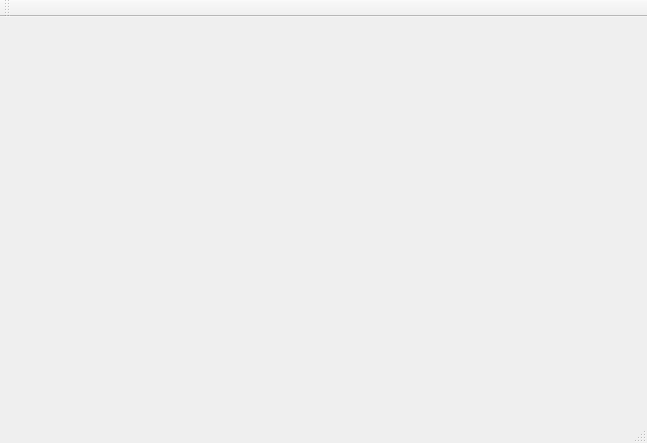
<?xml version="1.0" encoding="UTF-8"?>
<ui version="4.0">
 <class>MainWindow</class>
 <widget class="QMainWindow" name="MainWindow">
  <property name="geometry">
   <rect>
    <x>0</x>
    <y>0</y>
    <width>647</width>
    <height>443</height>
   </rect>
  </property>
  <property name="windowTitle">
   <string>MainWindow</string>
  </property>
  <widget class="QWidget" name="centralWidget">
   <widget class="QWidget" name="verticalLayoutWidget">
    <property name="geometry">
     <rect>
      <x>100</x>
      <y>60</y>
      <width>160</width>
      <height>80</height>
     </rect>
    </property>
    <layout class="QVBoxLayout" name="verticalLayout">
     <property name="spacing">
      <number>0</number>
     </property>
    </layout>
   </widget>
  </widget>
  <widget class="QMenuBar" name="menuBar">
   <property name="geometry">
    <rect>
     <x>0</x>
     <y>0</y>
     <width>647</width>
     <height>22</height>
    </rect>
   </property>
  </widget>
  <widget class="QToolBar" name="mainToolBar">
   <attribute name="toolBarArea">
    <enum>TopToolBarArea</enum>
   </attribute>
   <attribute name="toolBarBreak">
    <bool>false</bool>
   </attribute>
  </widget>
  <widget class="QStatusBar" name="statusBar"/>
 </widget>
 <layoutdefault spacing="6" margin="11"/>
 <resources/>
 <connections/>
</ui>
